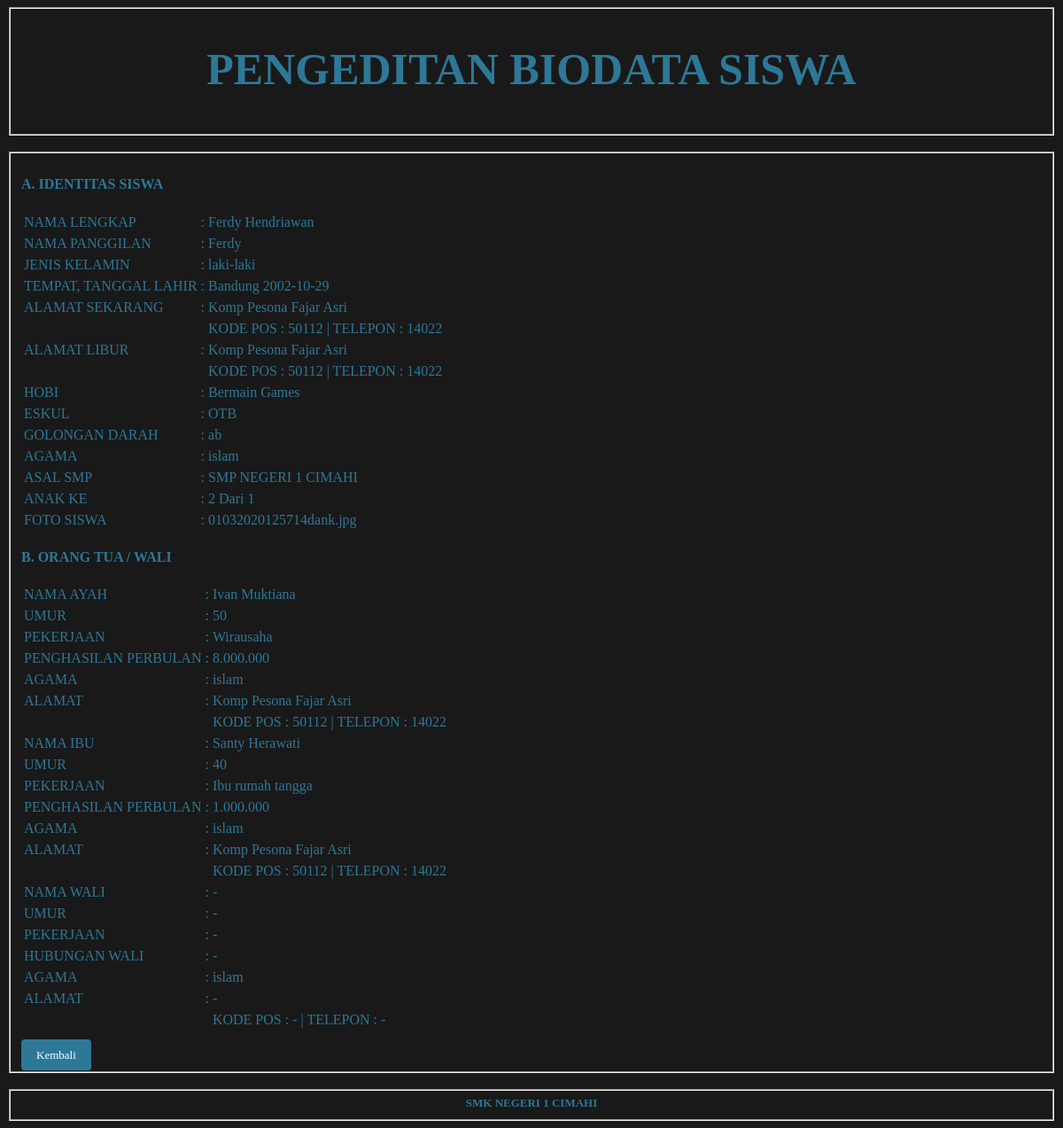
The app's page /halaman_users/update.php?id=10 (signed in) with its own data.
### tables this page shows
CREATE TABLE IF NOT EXISTS `form` (
  `id` int(3) NOT NULL,
  `nama_lengkap` varchar(100) NOT NULL,
  `nama_panggilan` varchar(100) NOT NULL,
  `jenis_kelamin` enum('laki-laki','perempuan') NOT NULL,
  `tempat_lahir` varchar(100) NOT NULL,
  `tanggal_lahir` date NOT NULL,
  `alamat_sekarang` varchar(100) NOT NULL,
  `kodepos_sekarang` varchar(100) NOT NULL,
  `telepon_sekarang` varchar(100) NOT NULL,
  `alamat_libur` varchar(100) NOT NULL,
  `kodepos_libur` varchar(15) NOT NULL,
  `telepon_libur` varchar(15) NOT NULL,
  `hobi` varchar(100) NOT NULL,
  `eskul` varchar(100) NOT NULL,
  `golongan_darah` enum('a','b','o','ab') NOT NULL,
  `agama` enum('islam','protestan','katolik','hindu','budha') NOT NULL,
  `asal_smp` varchar(100) NOT NULL,
  `anak_ke` varchar(10) NOT NULL,
  `dari` varchar(10) NOT NULL,
  `foto` varchar(255) NOT NULL,
  `nama_ayah` varchar(100) NOT NULL,
  `umur_ayah` varchar(100) NOT NULL,
  `pekerjaan_ayah` varchar(100) NOT NULL,
  `penghasilan_ayah` varchar(100) NOT NULL,
  `agama_ayah` enum('islam','protestan','katolik','hindu','budha') NOT NULL,
  `alamat_ayah` varchar(100) NOT NULL,
  `kodepos_ayah` varchar(100) NOT NULL,
  `telepon_ayah` varchar(100) NOT NULL,
  `nama_ibu` varchar(100) NOT NULL,
  `umur_ibu` varchar(100) NOT NULL,
  `pekerjaan_ibu` varchar(100) NOT NULL,
  `penghasilan_ibu` varchar(100) NOT NULL,
  `agama_ibu` enum('islam','protestan','katolik','hindu','budha') NOT NULL,
  `alamat_ibu` varchar(100) NOT NULL,
  `kodepos_ibu` varchar(100) NOT NULL,
  `telepon_ibu` varchar(100) NOT NULL,
  `nama_wali` varchar(100) NOT NULL,
  `umur_wali` varchar(100) NOT NULL,
  `pekerjaan_wali` varchar(100) NOT NULL,
  `hubungan_wali` varchar(100) NOT NULL,
  `agama_wali` enum('islam','protestan','katolik','hindu','budha') DEFAULT NULL,
  `alamat_wali` varchar(100) NOT NULL,
  `kodepos_wali` varchar(100) NOT NULL,
  `telepon_wali` varchar(100) NOT NULL DEFAULT '-'
);

### halaman_users/functions.php (called while the page is built, shortened)
<?php
$conn = mysqli_connect("localhost", "root", "", "saas_1");
function query($query) {
	global $conn;
	$result = mysqli_query($conn, $query);
	$rows = [];
	while($row = mysqli_fetch_assoc($result)) {
			$rows[] = $row;
	}
	return $rows;
}
?>

### halaman_users/update.php (the view, shortened to what this page needs)
<?php
require 'functions.php';
$id = $_GET['id'];
$swa = query("SELECT * FROM form WHERE id = $id")[0];
 ?>
<!DOCTYPE html>
<html>
<head>
</head>
<header>
<body>
	<fieldset>
		<center><h1 style="font-size: 50px">PENGEDITAN BIODATA SISWA</h1></center>
	</fieldset>
	<br>
	<fieldset>
		<h4>A. IDENTITAS SISWA</h4>
		<form action="" method="post">
		<table>
			<tr>
			<td>NAMA LENGKAP</td>
			<td>:</td>
			<td><?= $swa['nama_lengkap']?></td>
			</tr>
			<tr>
			<td>NAMA PANGGILAN</td>
			<td>:</td>
			<td><?= $swa['nama_panggilan']?></td>
			</tr>
			<tr>
			<td>JENIS KELAMIN</td>
			<td>:</td>
			<td><?= $swa['jenis_kelamin'] ?></td>
			</tr>
			<tr>
			<td>TEMPAT, TANGGAL LAHIR</td>
			<td>:</td>
			<td><?= $swa['tempat_lahir']?> <?= $swa['tanggal_lahir']?></td>
			</tr>
			<tr>
			<td>ALAMAT SEKARANG</td>
			<td>:</td>
			<td><?= $swa['alamat_sekarang']?></td>
			</tr>
			<tr>
				<td></td>
				<td></td>
				<td> KODE POS : <?= $swa['kodepos_sekarang']?> | TELEPON : <?= $swa['telepon_sekarang']?></td>
			</tr>
			<tr>
			<td>ALAMAT LIBUR</td>
			<td>:</td>
			<td><?= $swa['alamat_libur']?></td>
			</tr>
			<tr>
				<td></td>
				<td></td>
				<td> KODE POS : <?= $swa['kodepos_libur']?> | TELEPON : <?= $swa['telepon_libur']?></td>
			</tr>
			<tr>
			<td>HOBI</td>
			<td>:</td>
			<td><?= $swa['hobi']?></td>
			</tr>
			<tr>
			<td>ESKUL</td>
			<td>:</td>
			<td><?= $swa['eskul']?></td>
			</tr>
			<tr>
			<td>GOLONGAN DARAH</td>
			<td>:</td>
			<td><?= $swa['golongan_darah'] ?></td>
			</tr>
			<tr>
			<td>AGAMA</td>
			<td>:</td>
			<td><?= $swa['agama'] ?></td>
			</tr>
			<tr>
			<td>ASAL SMP</td>
			<td>:</td>
			<td><?= $swa['asal_smp']?></td>
			</tr>
			<tr>
			<td>ANAK KE</td>
			<td>:</td>
			<td><?= $swa['anak_ke']?> Dari <?= $swa['dari']?></td>
			</tr>
			<tr>
			<td>FOTO SISWA</td>
			<td>:</td>
			<td><?= $swa['foto']?></input></td>
			</tr>
		</table>
		<h4>B. ORANG TUA / WALI</h4>
		<table>
			<tr>
			<td>NAMA AYAH</td>
			<td>:</td>
			<td><?= $swa['nama_ayah']?></td>
			</tr>
			<tr>
			<td>UMUR</td>
			<td>:</td>
			<td><?= $swa['umur_ayah']?></td>
			</tr>
			<tr>
			<td>PEKERJAAN</td>
			<td>:</td>
			<td><?= $swa['pekerjaan_ayah']?></td>
			</tr>
			<tr>
			<td>PENGHASILAN PERBULAN</td>
			<td>:</td>
			<td><?= $swa['penghasilan_ayah']?></td>
			</tr>
			<tr>
			<td>AGAMA</td>
			<td>:</td>
			<td><?= $swa['agama_ayah'] ?></td>
			</tr>
			<tr>
			<td>ALAMAT</td>
			<td>:</td>
			<td><?= $swa['alamat_ayah']?></td>
			</tr>
			<tr>
				<td></td>
				<td></td>
				<td> KODE POS : <?= $swa['kodepos_ayah']?> | TELEPON : <?= $swa['telepon_ayah']?></td>
			</tr>
			<tr>
			<td>NAMA IBU</td>
			<td>:</td>
			<td><?= $swa['nama_ibu']?></td>
			</tr>
			<tr>
			<td>UMUR</td>
			<td>:</td>
			<td><?= $swa['umur_ibu']?></td>
			</tr>
			<tr>
			<td>PEKERJAAN</td>
			<td>:</td>
			<td><?= $swa['pekerjaan_ibu']?></td>
			</tr>
			<tr>
			<td>PENGHASILAN PERBULAN</td>
			<td>:</td>
			<td><?= $swa['penghasilan_ibu']?></td>
			</tr>
			<tr>
			<td>AGAMA</td>
			<td>:</td>
			<td><?= $swa['agama_ayah']?></td>
			</tr>
			<tr>
			<td>ALAMAT</td>
			<td>:</td>
			<td><?= $swa['alamat_ibu']?></td>
			</tr>
			<tr>
				<td></td>
				<td></td>
				<td> KODE POS : <?= $swa['kodepos_ibu']?> | TELEPON : <?= $swa['telepon_ibu']?></td>
			</tr>
			<tr>
			<td>NAMA WALI</td>
			<td>:</td>
			<td><?= $swa['nama_wali']?></td>
			</tr>
			<tr>
			<td>UMUR</td>
			<td>:</td>
			<td><?= $swa['umur_wali']?></td>
			</tr>
			<tr>
			<td>PEKERJAAN</td>
			<td>:</td>
			<td><?= $swa['pekerjaan_wali']?></td>
			</tr>
			<tr>
			<td>HUBUNGAN WALI</td>
			<td>:</td>
			<td><?= $swa['hubungan_wali']?></td>
			</tr>
			<tr>
			<td>AGAMA</td>
			<td>:</td>
			<td><?= $swa['agama_ayah'] ?></td>
			</tr>
			<tr>
			<td>ALAMAT</td>
			<td>:</td>
			<td><?= $swa['alamat_wali']?></td>
			</tr>
			<tr>
				<td></td>
				<td></td>
				<td> KODE POS : <?= $swa['kodepos_wali']?> | TELEPON : <?= $swa['telepon_wali']?></td>
			</tr>
		</table>
		<br>
		<a href="table.php">Kembali</a>
		</form>
	</fieldset>
	<br>
	<fieldset>
		<center><h4 style="font-size: 13px; margin: 0;">SMK NEGERI 1 CIMAHI</h4></center>
	</fieldset>
</body>
</html>

### halaman_users/update.php (style rules this page uses)
body { font-family: Century Gothic; background: rgba(0, 0, 0, 0.9) ; }
a { border: none; border-radius: 4px; background-color: #2d7897; padding-right: 17px; padding-left: 17px; padding-top: 10px; padding-bottom: 10px; color: white; font-size: 13px; cursor: pointer; text-decoration: none; }
td { color: #2d7897 ; }
h1 { color: #2d7897 ; }
h4 { color: #2d7897 ; }

### records on screen
form: nama_lengkap "Ferdy Hendriawan", nama_panggilan "Ferdy", jenis_kelamin "laki-laki", tempat_lahir "Bandung", tanggal_lahir "2002-10-29", alamat_sekarang "Komp Pesona Fajar Asri", kodepos_sekarang "50112", telepon_sekarang "14022", alamat_libur "Komp Pesona Fajar Asri", kodepos_libur "50112", telepon_libur "14022", hobi "Bermain Games", eskul "OTB", golongan_darah "ab", agama "islam", asal_smp "SMP NEGERI 1 CIMAHI", anak_ke "2", dari "1", foto "01032020125714dank.jpg", nama_ayah "Ivan Muktiana", umur_ayah "50", pekerjaan_ayah "Wirausaha", penghasilan_ayah "8.000.000", agama_ayah "islam", alamat_ayah "Komp Pesona Fajar Asri", kodepos_ayah "50112", telepon_ayah "14022", nama_ibu "Santy Herawati", umur_ibu "40", pekerjaan_ibu "Ibu rumah tangga", penghasilan_ibu "1.000.000", alamat_ibu "Komp Pesona Fajar Asri", kodepos_ibu "50112", telepon_ibu "14022", nama_wali "-", umur_wali "-", pekerjaan_wali "-", hubungan_wali "-", alamat_wali "-", kodepos_wali "-", telepon_wali "-"
